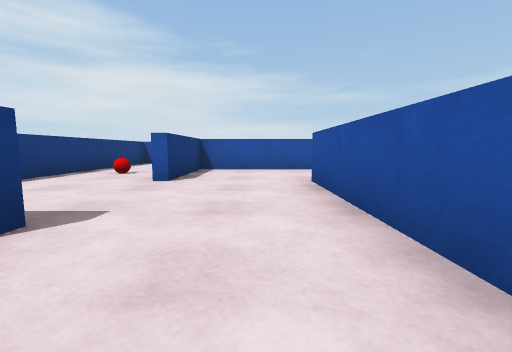
View 1 (above)

18 first-person views from a walk through a robot-simulator world made for Webots. The camera is 0.1 m above the floor, tilts 6° down and sees 90° across. The floor is counted in squares, 0.2 m on a side. Each view is taken from the middle of a square. On the plan, view 1 faces up. The plan holds only what a view shows up to about 9 squares ahead; the rest is blank. The robots in the file are not drawn. Webots' stock objects and surfaces are drawn as simple stand-ins.

View 2
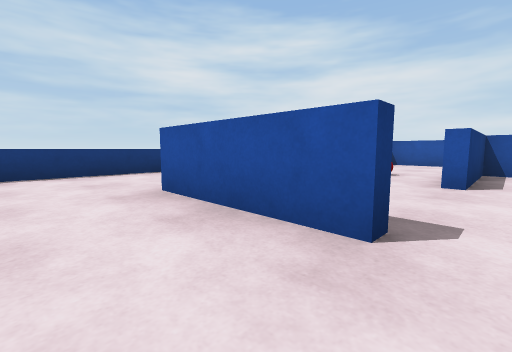

View 3
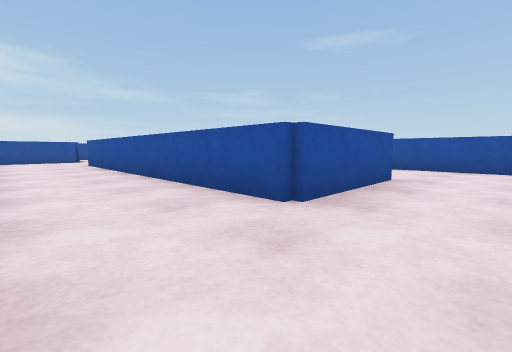

View 4
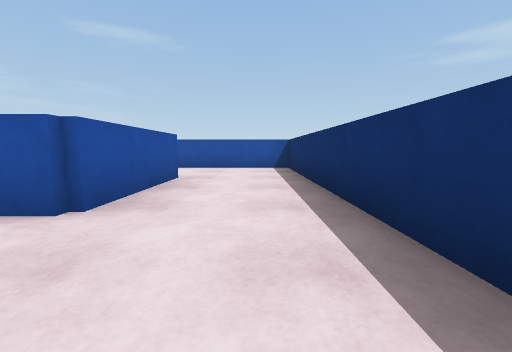

View 5
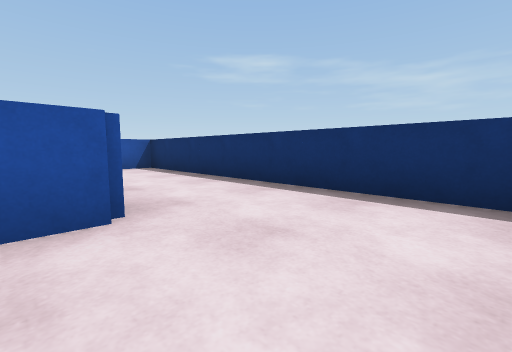

View 6
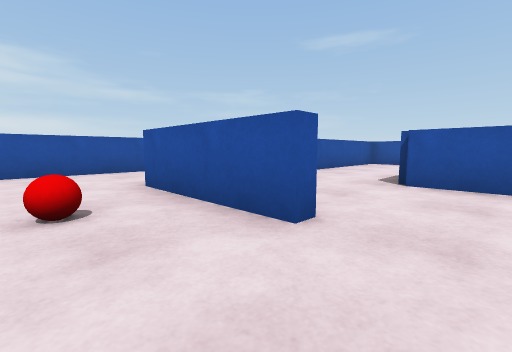

View 7
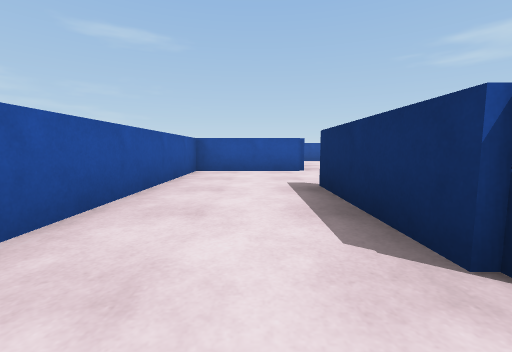

View 8
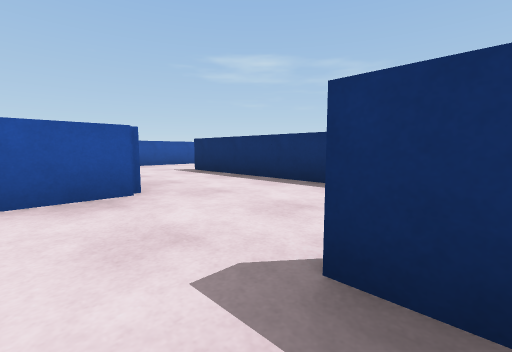

View 9
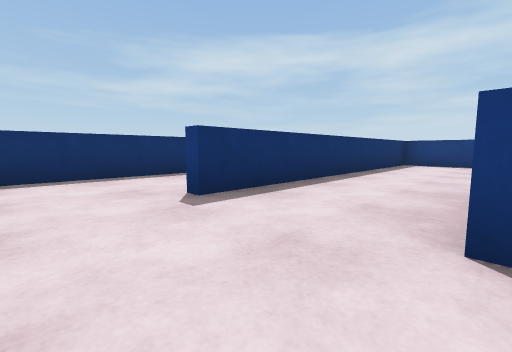

View 10
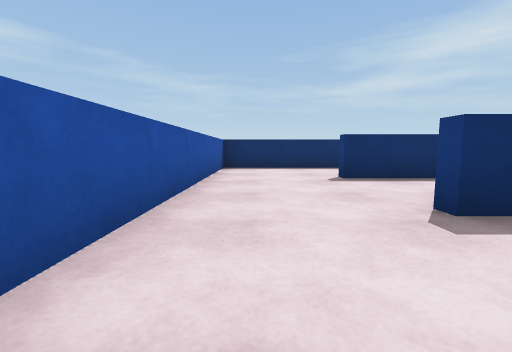

View 11
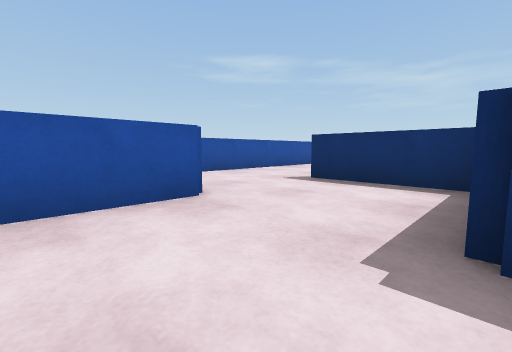

View 12
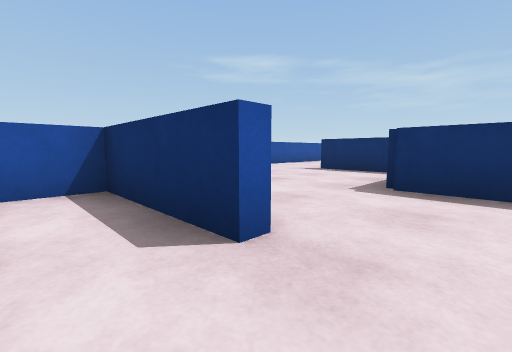

View 13
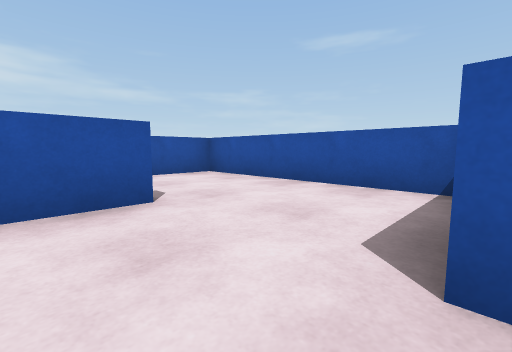

View 14
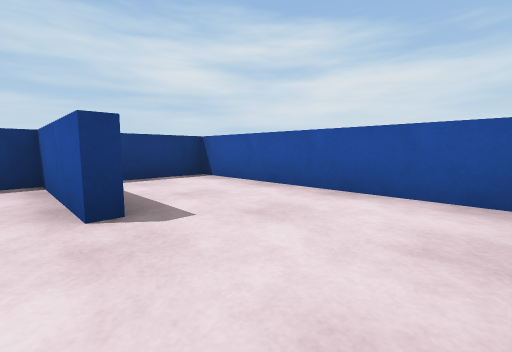

View 15
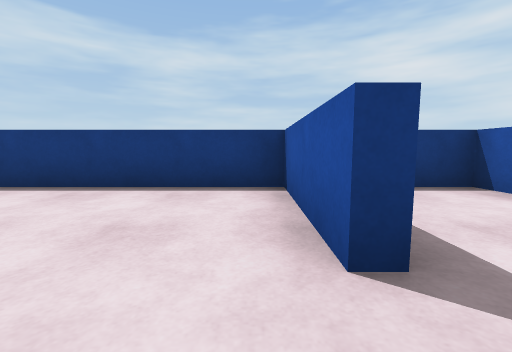

View 16
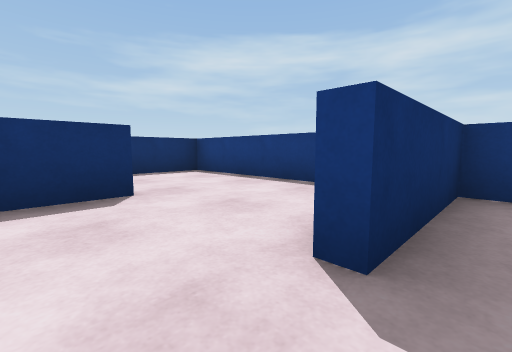

View 17
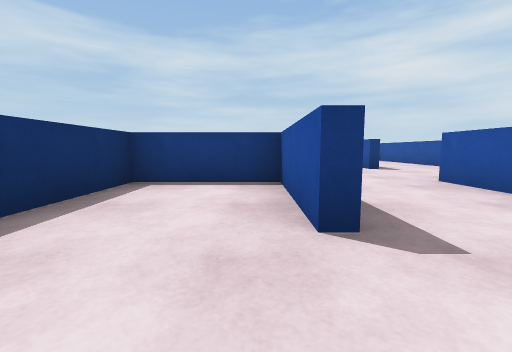

View 18
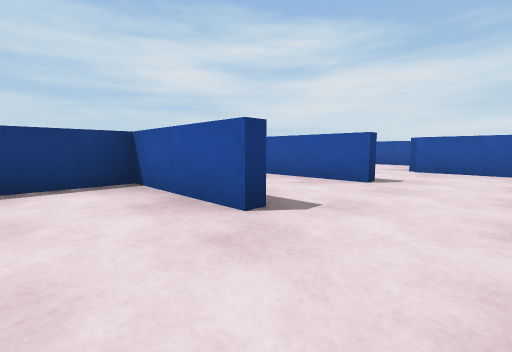

### Floor plan
Points are (right, up) in squares from view 1. A wall is a line through its corners. A room is listed if a view was taken in it or the views show most of it. See-through windows are left out.
Room 1 (views 1, 2, 3, 4, 5)
walls: (-6.5, 2.6) (-6.5, -0.1); (-1.4, 1.4) (-4.1, 1.4) (-4.1, 9); (-6.1, -0.9) (0.9, -0.9) (0.9, 1.6); (-4.5, 11.4) (-6, 11.4)
ways out: opening at (-0.5, 2) to room 2; opening at (-4, 10.5)
Room 2 (view 6)
walls: (-1.6, 3.9) (-1.6, 6.5); (-1.5, 8.9) (-3.9, 8.9) (-3.9, 4.1); (0.9, 1.6) (0.9, 4.1)
ways out: opening at (-0.5, 2) to room 1; opening at (0, 5) to room 3; opening at (-1, 8)
objects: ball (-3, 5)
Room 3 (views 7, 8)
walls: (0.9, 4.1) (3.5, 4.1); (6, 3.9) (6, 6.4) (-1.5, 6.4) (-1.5, 4)
ways out: opening at (0, 5) to room 2; opening at (4.5, 4) to room 4
Room 4 (view 9)
walls: (8.6, 3.9) (6, 3.9); (3.5, 3.9) (3, 3.9); (10.9, 1.5) (10.9, 5.2); (1.1, 3.4) (1.1, 1.6) (8.5, 1.6)
ways out: opening at (4.5, 4) to room 3; opening at (9.5, 4) to room 5; opening at (9.5, 2) to room 8
Room 5 (view 10)
walls: (10.1, 6.4) (8.4, 6.4) (8.4, 8.1); (6.2, 4.1) (8.5, 4.1)
ways out: opening at (9.5, 4) to room 4; opening at (7.5, 7) to room 6
Room 6 (view 11)
walls: (7.9, 8.9) (6.8, 8.9)
ways out: opening at (7.5, 7) to room 5; opening at (6, 8) to room 9
Room 7 (views 12, 13, 14, 15, 16)
walls: (6.1, 11.4) (3.6, 11.4) (3.6, 8.5); (5.9, 9.1) (8.4, 9.1) (8.4, 13.9) (3.6, 13.9) (3.6, 11.6) (6, 11.6)
ways out: opening at (5, 9) to room 9
Room 8 (views 17, 18)
walls: (8.5, 1.4) (6, 1.4) (6, -0.9) (10.9, -0.9) (10.9, 1.5)
ways out: opening at (9.5, 2) to room 4
Room 9 (no view inside)
walls: (3.6, 8.5) (3.6, 6.6) (6.1, 6.6)
ways out: opening at (6, 8) to room 6; opening at (5, 9) to room 7

Positions as (right, up) in squares from view 1, and headings:
1: (0, 0), facing up
2: (-1, 0), facing up-left
3: (-6, 0), facing up-right
4: (-6, 0), facing right
5: (-6, 2), facing down-right
6: (-3, 3), facing up-right
7: (0, 5), facing right
8: (3, 5), facing down-right
9: (10, 4), facing down-left
10: (10, 6), facing down
11: (6, 8), facing down-right
12: (5, 10), facing down-right
13: (5, 9), facing up-right
14: (8, 11), facing up-left
15: (7, 11), facing left
16: (7, 12), facing down-left
17: (10, 1), facing left
18: (10, 0), facing up-left
